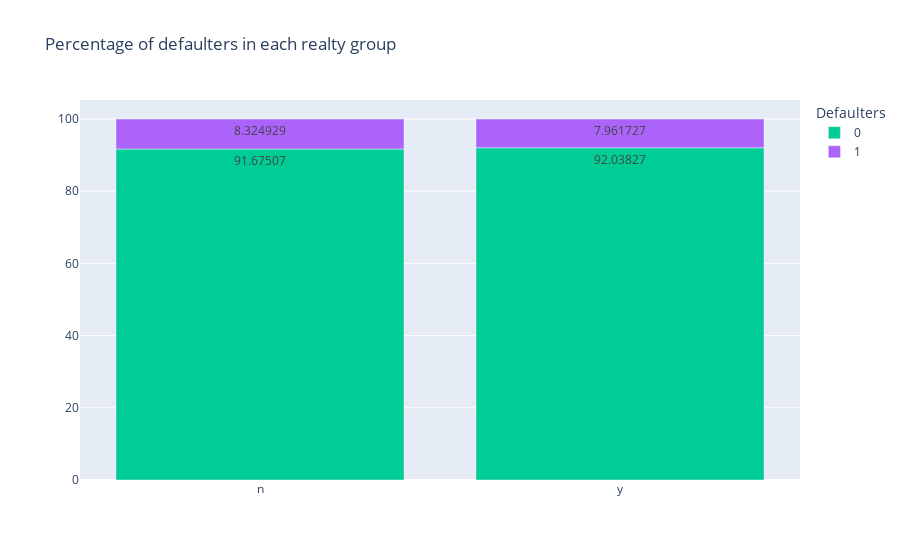

Notebook code cell kept with this figure:
### Markdown cell above
1. Own realty.

### Code cell
realty = h.make_crosstab_percent(cleaned_train_df, "flag_own_realty", "target").reset_index()
h.plot_stacked_barchart_plotly(realty, "flag_own_realty", [0,1], "Percentage of defaulters in each realty group", "Defaulters")

### Figure 1 — Plotly figure (JSON) as saved in the notebook; plotly's stock layout.template omitted (floating-point values rounded to 4 significant figures)
{"data": [{"alignmentgroup": "True", "hovertemplate": "variable=0<br>flag_own_realty=%{x}<br>value=%{y}<extra></extra>", "legendgroup": "0", "marker": {"color": "#00cc96", "pattern": {"shape": ""}}, "name": "0", "offsetgroup": "0", "orientation": "v", "showlegend": true, "textposition": "auto", "texttemplate": "%{y}", "type": "bar", "x": ["n", "y"], "xaxis": "x", "y": [91.68, 92.04], "yaxis": "y"}, {"alignmentgroup": "True", "hovertemplate": "variable=1<br>flag_own_realty=%{x}<br>value=%{y}<extra></extra>", "legendgroup": "1", "marker": {"color": "#ab63fa", "pattern": {"shape": ""}}, "name": "1", "offsetgroup": "1", "orientation": "v", "showlegend": true, "textposition": "auto", "texttemplate": "%{y}", "type": "bar", "x": ["n", "y"], "xaxis": "x", "y": [8.325, 7.962], "yaxis": "y"}], "layout": {"barmode": "relative", "legend": {"title": {"text": "Defaulters"}, "tracegroupgap": 0}, "title": {"text": "Percentage of defaulters in each realty group"}, "xaxis": {"anchor": "y", "domain": [0, 1], "title": {"text": ""}}, "yaxis": {"anchor": "x", "domain": [0, 1], "title": {"text": ""}}}}
